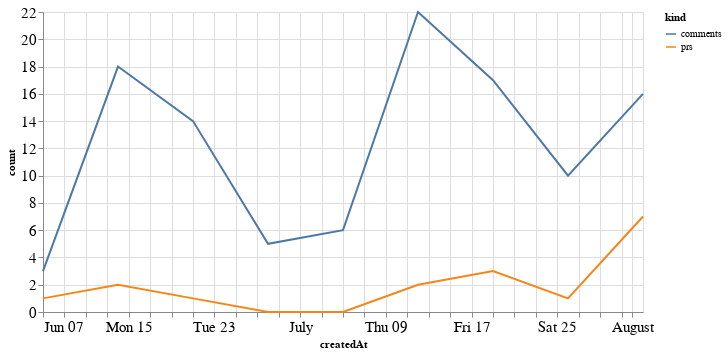

Notebook code for this chart:
### Code cell
alt.Chart(total_time, width=600).mark_line().encode(
    x='createdAt',
    y='count',
    color='kind'
)

### Figure 1 — Vega-Lite specification as saved in the notebook (floating-point values rounded to 4 significant figures)
{"config": {"axisLeft": {"labelFontSize": 15}, "axisBottom": {"labelFontSize": 15}}, "data": {"name": "data-af88afd193f19920de273d0cf0a48883"}, "mark": "line", "encoding": {"color": {"type": "nominal", "field": "kind"}, "x": {"type": "temporal", "field": "createdAt"}, "y": {"type": "quantitative", "field": "count"}}, "width": 600, "$schema": "https://vega.github.io/schema/vega-lite/v4.8.1.json", "datasets": {"data-af88afd193f19920de273d0cf0a48883": [{"createdAt": "2020-06-07T00:00:00", "kind": "prs", "count": 1}, {"createdAt": "2020-06-14T00:00:00", "kind": "prs", "count": 2}, {"createdAt": "2020-06-21T00:00:00", "kind": "prs", "count": 1}, {"createdAt": "2020-06-28T00:00:00", "kind": "prs", "count": 0}, {"createdAt": "2020-07-05T00:00:00", "kind": "prs", "count": 0}, {"createdAt": "2020-07-12T00:00:00", "kind": "prs", "count": 2}, {"createdAt": "2020-07-19T00:00:00", "kind": "prs", "count": 3}, {"createdAt": "2020-07-26T00:00:00", "kind": "prs", "count": 1}, {"createdAt": "2020-08-02T00:00:00", "kind": "prs", "count": 7}, {"createdAt": "2020-06-07T00:00:00", "kind": "comments", "count": 3}, {"createdAt": "2020-06-14T00:00:00", "kind": "comments", "count": 18}, {"createdAt": "2020-06-21T00:00:00", "kind": "comments", "count": 14}, {"createdAt": "2020-06-28T00:00:00", "kind": "comments", "count": 5}, {"createdAt": "2020-07-05T00:00:00", "kind": "comments", "count": 6}, {"createdAt": "2020-07-12T00:00:00", "kind": "comments", "count": 22}, {"createdAt": "2020-07-19T00:00:00", "kind": "comments", "count": 17}, {"createdAt": "2020-07-26T00:00:00", "kind": "comments", "count": 10}, {"createdAt": "2020-08-02T00:00:00", "kind": "comments", "count": 16}]}}
